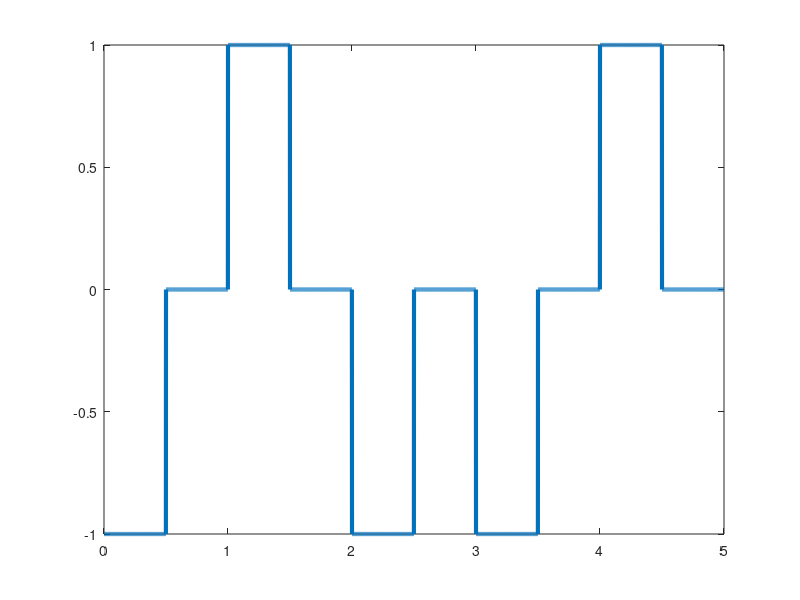

Write MATLAB code to recreate this figure.
bits = [0 1 0 0 1];

bitrate = 1;

n = 1000;

T = length(bits)/bitrate;

N = n*length(bits);

dt = T/N;

t = 0:dt:T;

x = zeros(1,length(t));

%% Encoding
for i=1:length(bits)
  if bits(i)==1
    x((i-1)*n+1:(i-1)*n+n/2) = 1;
  else x((i-1)*n+1:(i-1)*n+n/2) = -1;
  end
end

plot(t, x, 'Linewidth', 3);

counter = 0;

%% Decoding
for i = 1:length(t)
  if t(i)>counter
    counter = counter + 1;
    if x(i)>0
      result(counter) = x(i);
    else
      result(counter) = 0;
    end
  end
end

disp(result);